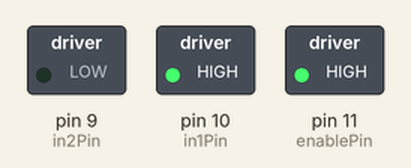
Recording of a sketch running on a simulated Arduino Uno, built with avr-gcc and run on an emulated ATmega328P. Shown: switched loads named in the sketch (green lamp = pin HIGH).

Above: at 0.1 s.
Timing chart, 0 to 1.6 s (numbered marks = the images above):
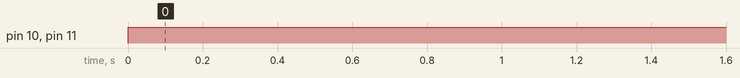

Measured:
- by itself, pin 10 (in1Pin), pin 11 (enablePin): LOW → HIGH at 0.00 s

The sketch:

DC_Motor.ino
```cpp
int enablePin = 11;
int in1Pin = 10;
int in2Pin = 9;

int motorSpeed = 255;
bool reverse = true; // 0 = LOW

void setup()
{
  pinMode(enablePin, OUTPUT);
  pinMode(in1Pin, OUTPUT);
  pinMode(in2Pin, OUTPUT);
}

void loop()
{
  setMotor(motorSpeed, reverse);
}

void setMotor(int motorSpeed, bool reverse)
{
  analogWrite(enablePin, motorSpeed);
  digitalWrite(in1Pin, reverse);
  digitalWrite(in2Pin, !reverse);
}
```
